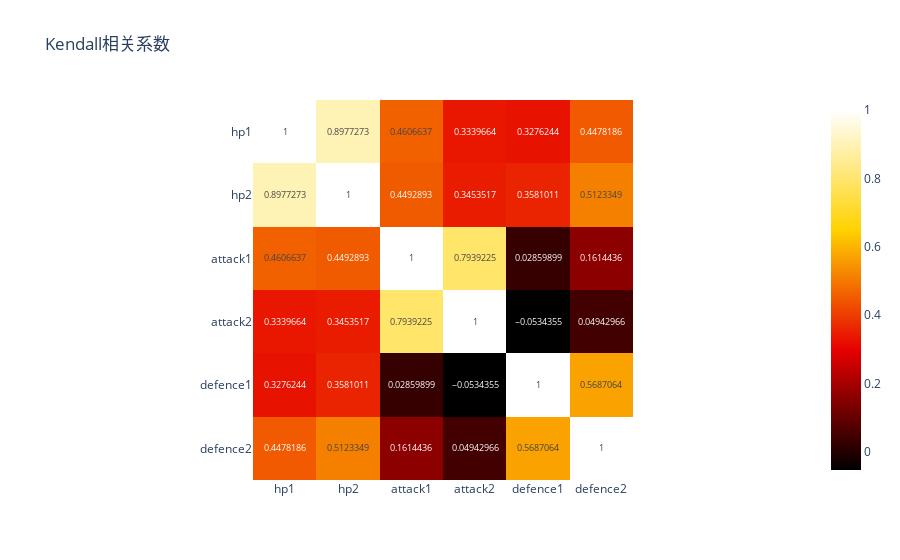

Notebook code for this chart:
### Code cell
corr=data.corr(method='kendall')
fig = px.imshow(
    corr,
    color_continuous_scale='Hot',  # 自定义色谱
    text_auto=True,
    title='Kendall相关系数')
fig.show()

### Figure 1 — Plotly figure (JSON) as saved in the notebook; plotly's stock layout.template omitted (floating-point values rounded to 4 significant figures)
{"data": [{"coloraxis": "coloraxis", "hovertemplate": "x: %{x}<br>y: %{y}<br>color: %{z}<extra></extra>", "name": "0", "texttemplate": "%{z}", "type": "heatmap", "x": ["hp1", "hp2", "attack1", "attack2", "defence1", "defence2"], "xaxis": "x", "y": ["hp1", "hp2", "attack1", "attack2", "defence1", "defence2"], "yaxis": "y", "z": [[1, 0.8977, 0.4607, 0.334, 0.3276, 0.4478], [0.8977, 1, 0.4493, 0.3454, 0.3581, 0.5123], [0.4607, 0.4493, 1, 0.7939, 0.0286, 0.1614], [0.334, 0.3454, 0.7939, 1, -0.05344, 0.04943], [0.3276, 0.3581, 0.0286, -0.05344, 1, 0.5687], [0.4478, 0.5123, 0.1614, 0.04943, 0.5687, 1]]}], "layout": {"coloraxis": {"colorscale": [[0, "rgb(0,0,0)"], [0.3333, "rgb(230,0,0)"], [0.6667, "rgb(255,210,0)"], [1, "rgb(255,255,255)"]]}, "title": {"text": "Kendall相关系数"}, "xaxis": {"anchor": "y", "constrain": "domain", "domain": [0, 1], "scaleanchor": "y"}, "yaxis": {"anchor": "x", "autorange": "reversed", "constrain": "domain", "domain": [0, 1]}}}
